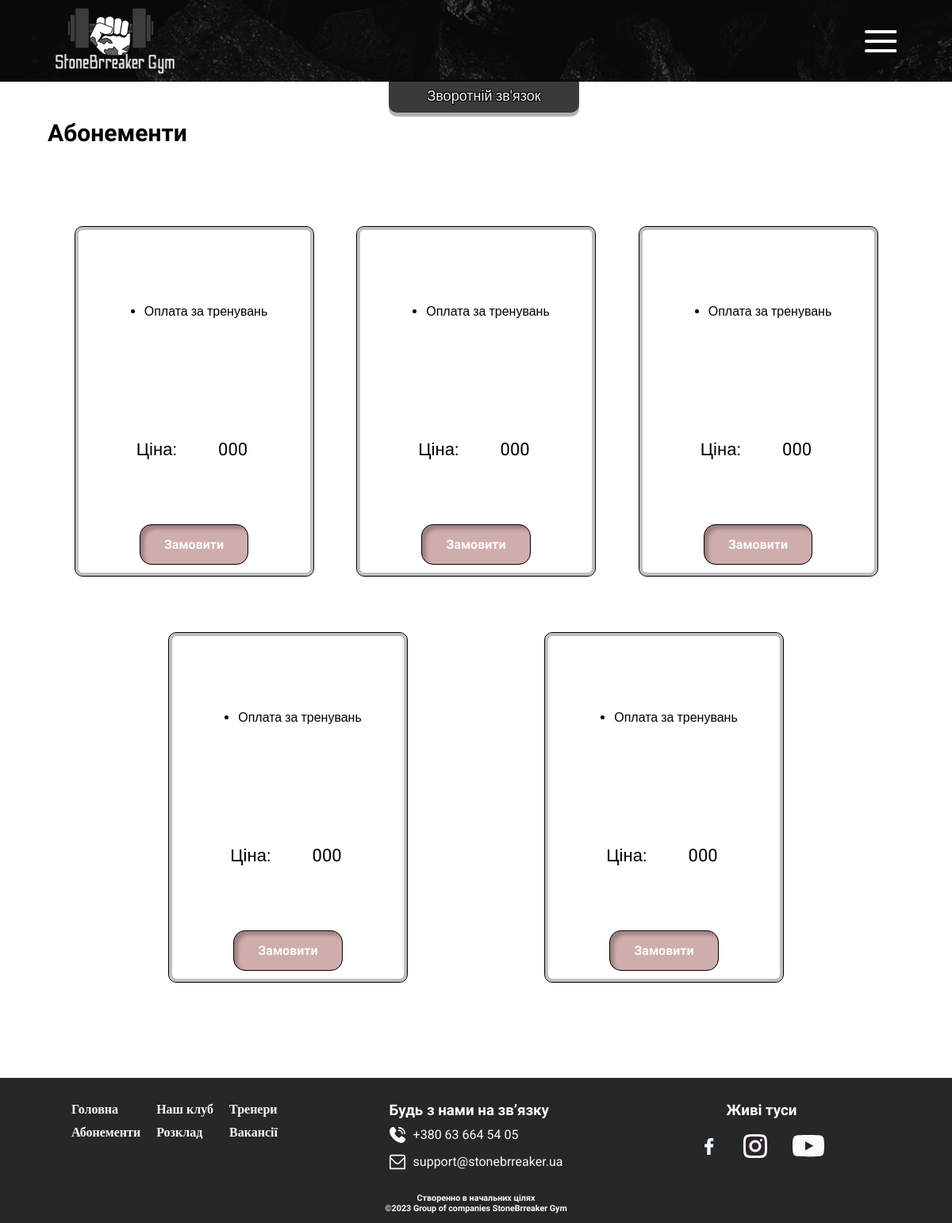
/subscription.php, run on an earlier commit of the app's database.
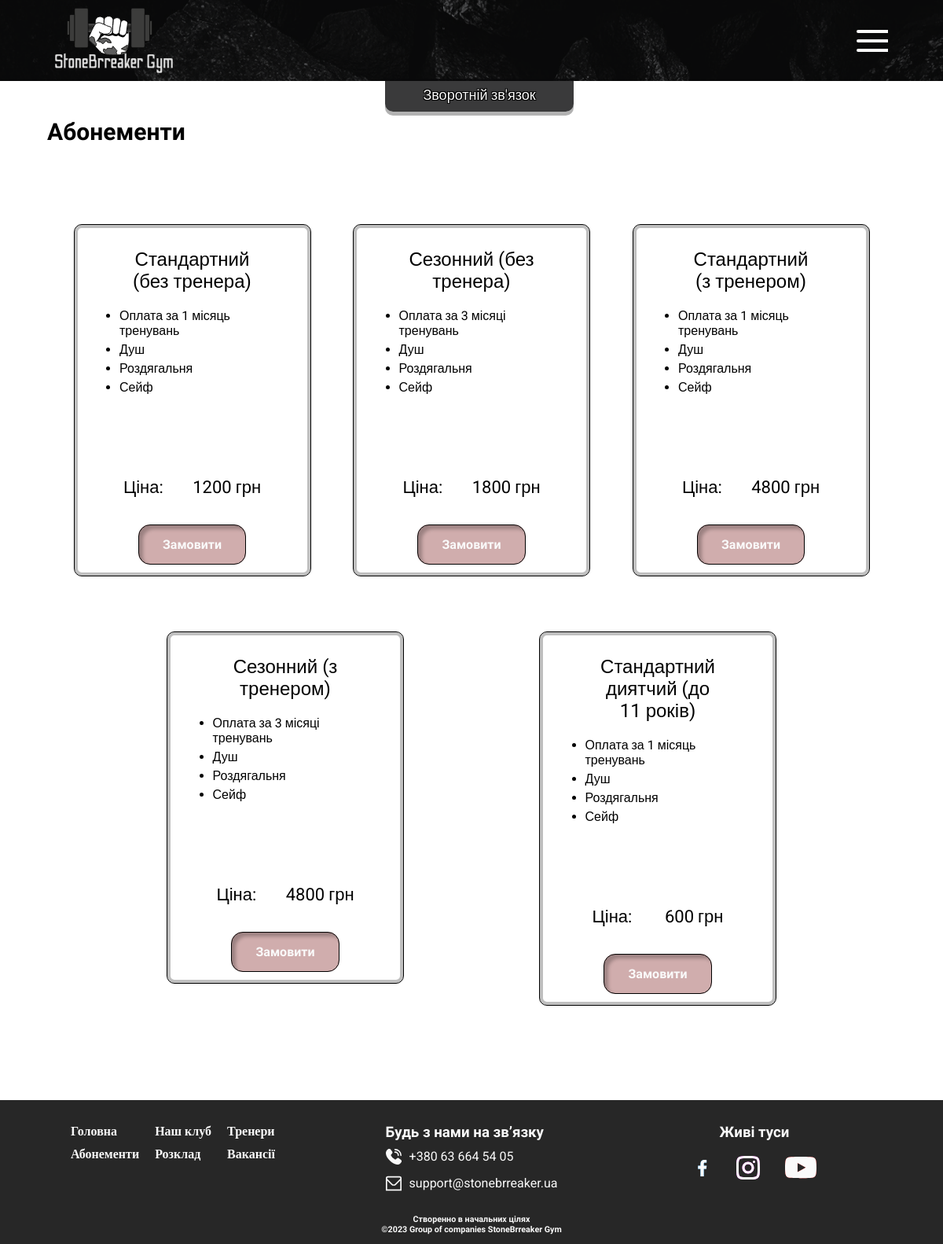
And on a later commit of the database.
### tables this page shows
CREATE TABLE `subscription` (
  `id` tinyint NOT NULL,
  `id_sub-home` varchar(10) DEFAULT NULL,
  `name_sub` varchar(50) DEFAULT NULL,
  `id_fee_for` varchar(10) DEFAULT NULL,
  `shower` tinyint(1) DEFAULT NULL,
  `cloakroom` tinyint(1) DEFAULT NULL,
  `safe` tinyint(1) DEFAULT NULL,
  `description` text,
  `price` smallint DEFAULT NULL,
  `currency` varchar(10) DEFAULT NULL
);

CREATE TABLE `duration` (
  `id_duration` varchar(10) NOT NULL,
  `duration_month` varchar(20) DEFAULT NULL
);

### subscription.php (the view, shortened to what this page needs)
<!DOCTYPE html>
<html lang="en">
<head>
   <link rel="stylesheet" type="text/css" href="css/style_subscription.css">
   <link rel="stylesheet" type="text/css" href="css/zero.css">
   <link rel="stylesheet" type="text/css" href="css/style_feedback.css">
</head>
<?
$connect_bd = mysqli_connect("localhost", "root", "", "StoneBreaker");
?>
<body>
   <div class="wrapper">
      <header class="navigator">
         <div class="conteiner">
            <div class="navigator__row">
               <a href="index.php"><img src="img/logo_1.svg" alt="" class="navigator__logo">
               </a>
               <div class="navigator__connect">
                  <a href="#" class="navigator__con feedbackOpen">Зворотній зв'язок</a>
               </div>
               <div class="navigator__burger">
                  <span></span>
               </div>
            </div>
         </div>
      </header>
      <main class="content">
         <div class="subscription">
            <div class="conteiner">
               <div class="subscription__flex">
                  <h2 class="subscription__title title">Абонементи
                  </h2>
                  <div class="subscription__row">
                     <div class="subscription_body">
                        <? $s = mysqli_query($connect_bd, "SELECT `subscription`.`id`,`subscription`.`name_sub`,`duration`.`duration_month`,`subscription`.`shower`,`subscription`.`cloakroom`,`subscription`.`safe`,`subscription`.`description`,`subscription`.`price`,`subscription`.`currency` FROM `subscription`,`duration` WHERE `subscription`.`id_fee_for`=`duration`.`id_duration`AND `subscription`.`id`=1;");
                        $resS = mysqli_fetch_assoc($s);
                        ?>
                        <div class="subscription_body-title"><?= $resS['name_sub']; ?></div>
                        <ul class="subscription_body-list">
                           <li>Оплата за <?= $resS['duration_month']; ?> тренувань</li>
                           <?php
                           $features = array(
                              'shower' => 'Душ',
                              'cloakroom' => 'Роздягальня',
                              'safe' => 'Сейф',
                              'massage' => 'Масаж після тренування',
                              'description' => $resS['description']
                           );
                           foreach ($features as $key => $value) {
                              if ($resS[$key] == 1) {
                                 echo "<li>$value</li>";
                              }
                           }
                           ?>
                        </ul>
                        <div class="subscription_body-price">
                           <div class="subscription_body-caption">Ціна:</div>
                           <div class="subscription_body-price-row">
                              <div class="subscription_body-cost"><? echo (!$resS['price'] == NULL) ? $resS['price'] : "000"; ?></div>
                              <div class="subscription_body-currency"><? echo $resS['currency']; ?></div>
                           </div>
                        </div>
                        <div class="subscription_body-formalize">
                           <a href="#" class="subscription_body-btn feedbackOpen">Замовити</a>
                        </div>
                     </div>
                     <div class="subscription_body">
                        <? $s = mysqli_query($connect_bd, "SELECT `subscription`.`id`,`subscription`.`name_sub`,`duration`.`duration_month`,`subscription`.`shower`,`subscription`.`cloakroom`,`subscription`.`safe`,`subscription`.`description`,`subscription`.`price`,`subscription`.`currency` FROM `subscription`,`duration` WHERE `subscription`.`id_fee_for`=`duration`.`id_duration`AND `subscription`.`id`=2;");
                        $resS = mysqli_fetch_assoc($s);
                        ?>
                        <div class="subscription_body-title"><?= $resS['name_sub']; ?></div>
                        <ul class="subscription_body-list">
                           <li>Оплата за <?= $resS['duration_month']; ?> тренувань</li>
                           <?php
                           $features = array(
                              'shower' => 'Душ',
                              'cloakroom' => 'Роздягальня',
                              'safe' => 'Сейф',
                              'massage' => 'Масаж після тренування',
                              'description' => $resS['description']
                           );
                           foreach ($features as $key => $value) {
                              if ($resS[$key] == 1) {
                                 echo "<li>$value</li>";
                              }
                           }
                           ?>
                        </ul>
                        <div class="subscription_body-price">
                           <div class="subscription_body-caption">Ціна:</div>
                           <div class="subscription_body-price-row">
                              <div class="subscription_body-cost"><? echo (!$resS['price'] == NULL) ? $resS['price'] : "000"; ?></div>
                              <div class="subscription_body-currency"><? echo $resS['currency']; ?></div>
                           </div>
                        </div>
                        <div class="subscription_body-formalize">
                           <a href="#" class="subscription_body-btn feedbackOpen">Замовити</a>
                        </div>
                     </div>
                     <div class="subscription_body">
                        <? $s = mysqli_query($connect_bd, "SELECT `subscription`.`id`,`subscription`.`name_sub`,`duration`.`duration_month`,`subscription`.`shower`,`subscription`.`cloakroom`,`subscription`.`safe`,`subscription`.`description`,`subscription`.`price`,`subscription`.`currency` FROM `subscription`,`duration` WHERE `subscription`.`id_fee_for`=`duration`.`id_duration`AND `subscription`.`id`=3;");
                        $resS = mysqli_fetch_assoc($s);
                        ?>
                        <div class="subscription_body-title"><?= $resS['name_sub']; ?></div>
                        <ul class="subscription_body-list">
                           <li>Оплата за <?= $resS['duration_month']; ?> тренувань</li>
                           <?php
                           $features = array(
                              'shower' => 'Душ',
                              'cloakroom' => 'Роздягальня',
                              'safe' => 'Сейф',
                              'massage' => 'Масаж після тренування',
                              'description' => $resS['description']
                           );
                           foreach ($features as $key => $value) {
                              if ($resS[$key] == 1) {
                                 echo "<li>$value</li>";
                              }
                           }
                           ?>
                        </ul>
                        <div class="subscription_body-price">
                           <div class="subscription_body-caption">Ціна:</div>
                           <div class="subscription_body-price-row">
                              <div class="subscription_body-cost"><? echo (!$resS['price'] == NULL) ? $resS['price'] : "000"; ?></div>
                              <div class="subscription_body-currency"><? echo $resS['currency']; ?></div>
                           </div>
                        </div>
                        <div class="subscription_body-formalize">
                           <a href="#" class="subscription_body-btn feedbackOpen">Замовити</a>
                        </div>
                     </div>
                     <div class="subscription_body">
                        <? $s = mysqli_query($connect_bd, "SELECT `subscription`.`id`,`subscription`.`name_sub`,`duration`.`duration_month`,`subscription`.`shower`,`subscription`.`cloakroom`,`subscription`.`safe`,`subscription`.`description`,`subscription`.`price`,`subscription`.`currency` FROM `subscription`,`duration` WHERE `subscription`.`id_fee_for`=`duration`.`id_duration`AND `subscription`.`id`=4;");
                        $resS = mysqli_fetch_assoc($s);
                        ?>
                        <div class="subscription_body-title"><?= $resS['name_sub']; ?></div>
                        <ul class="subscription_body-list">
                           <li>Оплата за <?= $resS['duration_month']; ?> тренувань</li>
                           <?php
                           $features = array(
                              'shower' => 'Душ',
                              'cloakroom' => 'Роздягальня',
                              'safe' => 'Сейф',
                              'massage' => 'Масаж після тренування',
                              'description' => $resS['description']
                           );
                           foreach ($features as $key => $value) {
                              if ($resS[$key] == 1) {
                                 echo "<li>$value</li>";
                              }
                           }
                           ?>
                        </ul>
                        <div class="subscription_body-price">
                           <div class="subscription_body-caption">Ціна:</div>
                           <div class="subscription_body-price-row">
                              <div class="subscription_body-cost"><? echo (!$resS['price'] == NULL) ? $resS['price'] : "000"; ?></div>
                              <div class="subscription_body-currency"><? echo $resS['currency']; ?></div>
                           </div>
                        </div>
                        <div class="subscription_body-formalize">
                           <a href="#" class="subscription_body-btn feedbackOpen">Замовити</a>
                        </div>
                     </div>
                     <div class="subscription_body">
                        <? $s = mysqli_query($connect_bd, "SELECT `subscription`.`id`,`subscription`.`name_sub`,`duration`.`duration_month`,`subscription`.`shower`,`subscription`.`cloakroom`,`subscription`.`safe`,`subscription`.`description`,`subscription`.`price`,`subscription`.`currency` FROM `subscription`,`duration` WHERE `subscription`.`id_fee_for`=`duration`.`id_duration`AND `subscription`.`id`=5;");
                        $resS = mysqli_fetch_assoc($s);
                        ?>
                        <div class="subscription_body-title"><?= $resS['name_sub']; ?></div>
                        <ul class="subscription_body-list">
                           <li>Оплата за <?= $resS['duration_month']; ?> тренувань</li>
                           <?php
                           $features = array(
                              'shower' => 'Душ',
                              'cloakroom' => 'Роздягальня',
                              'safe' => 'Сейф',
                              'massage' => 'Масаж після тренування',
                              'description' => $resS['description']
                           );
                           foreach ($features as $key => $value) {
                              if ($resS[$key] == 1) {
                                 echo "<li>$value</li>";
                              }
                           }
                           ?>
                        </ul>
                        <div class="subscription_body-price">
                           <div class="subscription_body-caption">Ціна:</div>
                           <div class="subscription_body-price-row">
                              <div class="subscription_body-cost"><? echo (!$resS['price'] == NULL) ? $resS['price'] : "000"; ?></div>
                              <div class="subscription_body-currency"><? echo $resS['currency']; ?></div>
                           </div>
                        </div>
                        <div class="subscription_body-formalize">
                           <a href="#" class="subscription_body-btn feedbackOpen">Замовити</a>
                        </div>
                     </div>
                  </div>
               </div>
            </div>
         </div>
      </main>
      <footer class="footer">
         <div class="conteiner">
            <div class="footer__row">
               <div class="footer__body">
                  <div class="footer__menu menu">
                     <ul class="footer__punct-menu">
                        <li class="navigator__grid-1 navigator__grid"><a href="index.php">Головна</a></li>
                        <li class="navigator__grid-2 navigator__grid"><a href="our-club.php">Наш клуб</a></li>
                        <li class="navigator__grid-3 navigator__grid"><a href="subscription.php">Абонементи</a></li>
                        <li class="navigator__grid-4 navigator__grid"><a href="timetable.php">Розклад</a></li>
                        <li class="navigator__grid-5 navigator__grid"><a href="vacancies.php">Вакансії</a></li>
                        <li class="navigator__grid-6 navigator__grid"><a href="trainers.php">Тренери</a></li>
                     </ul>
                  </div>
                  <ul class="footer__connection">
                     <h3 class="footer__title">Будь з нами на зв’язку</h3>
                     <div class="footer__num">
                        <li><a href="tel:+380636645405">+380 63 664 54
                              05</a></li>
                     </div>
                     <div class="footer__email">
                        <li><a href="mailto:156student@mksumdu.info" class="footer__email">support@stonebrreaker.ua</a>
                        </li>
                     </div>
                  </ul>
                  <div class="footer__media">
                     <h3 class="footer__title">Живі туси</h3>
                     <div class="footer__icon">
                        <a class="footer__facebook" href="https://www.facebook.com/?locale=uk_UA" target="_blank"><img src="img/icon/icons8-facebook-f.svg" alt="Facebook"></a>
                        <a class="footer__insta" href="https://www.instagram.com/" target="_blank"><img src="img/icon/icons8-instagram.svg" alt="Instagram"></a>
                        <a class="footer__youtube" href="https://www.youtube.com/" target="_blank"><img src="img/icon/Vector.svg" alt="You Tube"></a>
                     </div>
                  </div>
               </div>
               <div class="footer__copirate">
                  <h6 style="text-align: center;">Створенно в начальних цілях <br>©2023 Group of companies StoneBrreaker
                     Gym</h6>
               </div>
            </div>
         </div>
      </footer>
   </div>
</body>
</html>

### css/style_subscription.css (style rules this page uses)
.subscription { margin-top: 150px; margin-bottom: 100px; }
.subscription__flex { display: flex; flex-direction: column; width: 100%; }
.subscription__row { display: flex; justify-content: space-evenly; flex-wrap: wrap; width: 100%; }
.subscription_body { margin: 50px 20px 20px 20px; border: 1px solid black; box-shadow: 0px 0px 0px 4px rgba(0, 0, 0, 0.25) inset; border-radius: 10px; min-height: 380px; min-width: 250px; height: max-content; width: max-content; padding: 30px 25px; display: flex; flex-direction: column; justify-content: space-between; align-items: center; }
.subscription_body-title { text-align: center; width: 160px; font-size: 24px; margin-bottom: 20px; }
.subscription_body-list { max-width: 245px; }
.subscription_body-list li { list-style:disc; margin: 0px 0px 5px 30px; }
.subscription_body-price { display: flex; justify-content: space-evenly; height: max-content; width: 100%; margin: 100px 0px 0px 0px; font-size: 22px; }
.subscription_body-price-row { display: flex; gap: 5px; }
.subscription_body-formalize { margin-top: 50px; }
.subscription_body-btn { background: #D0ADAD; padding: 15px 30px; border: 1px solid #000; border-radius: 15px; color: #FAFAFA; font-weight: bold; font-family: Nunito Sans; font-size: 16px; transition-timing-function: ease-out; transition-duration: 300ms; box-shadow: 5px 5px 4px 0px rgba(0, 0, 0, 0.25) inset; }

What changed in the data, as far as the page shows it:
now on this page (row edited): subscription: name_sub "Стандартний (без тренера)", id_fee_for.duration_month "1 місяць", description "Душ", description "Роздягальня", description "Сейф", price "1200", currency "грн"
changed subscription: shower 0 → 1 (drawn)
now on this page (row edited): subscription: name_sub "Сезонний (без тренера)", id_fee_for.duration_month "3 місяці", description "Душ", description "Роздягальня", description "Сейф", price "1800", currency "грн"
now on this page (row edited): subscription: name_sub "Стандартний (з тренером)", id_fee_for.duration_month "1 місяць", description "Душ", description "Роздягальня", description "Сейф", price "4800", currency "грн"
added subscription: name_sub "Сезонний (з тренером)", id_fee_for.duration_month "3 місяці", description "Душ", description "Роздягальня", description "Сейф", price "4800", currency "грн"
added subscription: name_sub "Стандартний диятчий (до 11 років)", id_fee_for.duration_month "1 місяць", description "Душ", description "Роздягальня", description "Сейф", price "600", currency "грн"
Also different on the page:
text no longer shown: "000 000 000 000 000"
